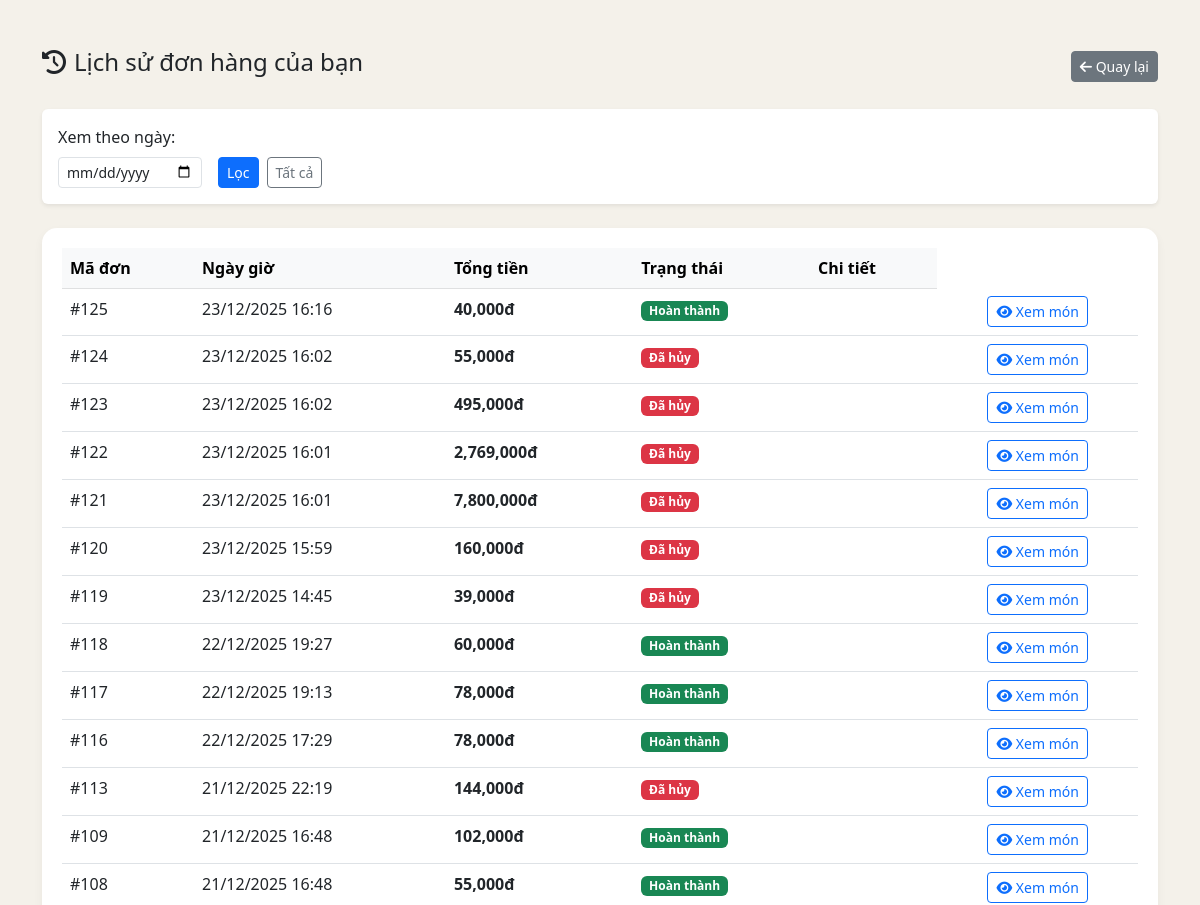
Before: /pos/history.php (signed in, upper part) with the older database file.
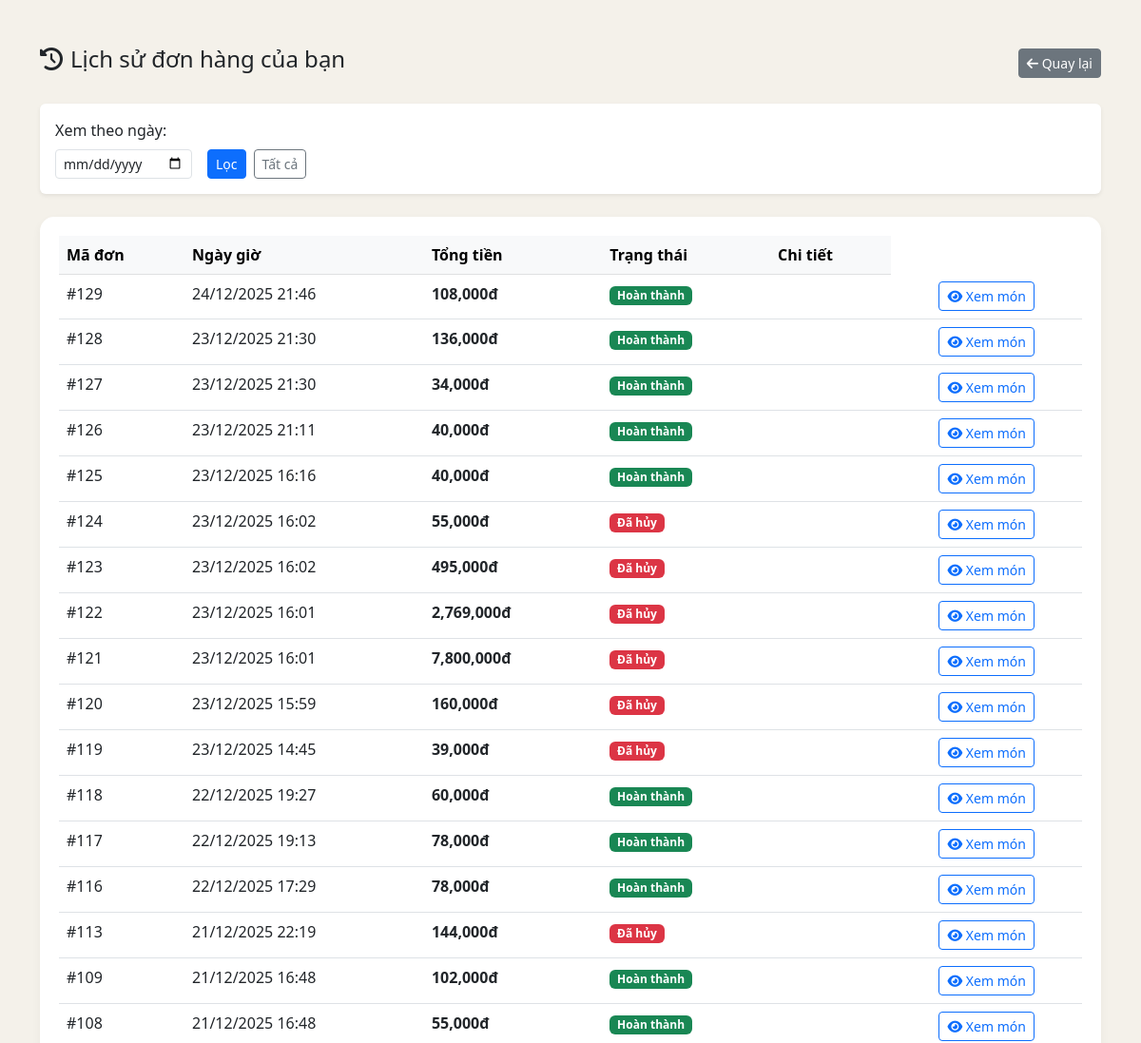
After: the same page with the newer database file.
### tables this page shows
CREATE TABLE `orders` (
  `id` int(11) NOT NULL,
  `user_id` int(11) NOT NULL DEFAULT 1,
  `order_date` datetime NOT NULL DEFAULT current_timestamp(),
  `total_price` int(11) NOT NULL,
  `payment_method` varchar(50) DEFAULT 'cash' COMMENT 'cash hoặc transfer',
  `status` varchar(255) NOT NULL DEFAULT 'not_paid',
  `session_id` int(11) DEFAULT NULL,
  `voucher_code` varchar(50) DEFAULT NULL,
  `discount_percent` decimal(5,2) DEFAULT 0.00,
  `final_amount` decimal(10,2) DEFAULT 0.00
);

### pos/history.php (the view, shortened to what this page needs)
<?php
global $mysqli;
$user_id = $_SESSION['user_id'];
$filter_date = isset($_GET['date']) ? $_GET['date'] : '';
$where_clause = "WHERE user_id = $user_id";
$query = "SELECT * FROM orders $where_clause ORDER BY order_date DESC";
$result = $mysqli->query($query);
?>
<!DOCTYPE html>
<html lang="vi">
<head>
    <link href="https://cdn.jsdelivr.net/npm/bootstrap@5.3.0/dist/css/bootstrap.min.css" rel="stylesheet">
    <link rel="stylesheet" href="https://cdnjs.cloudflare.com/ajax/libs/font-awesome/6.4.0/css/all.min.css">
</head>
<body>
<div class="container py-5">
    <div class="d-flex justify-content-between align-items-center mb-4">
        <h4><i class="fa-solid fa-clock-rotate-left me-2"></i>Lịch sử đơn hàng của bạn</h4>
        <a href="index.php" class="btn btn-secondary btn-sm"><i class="fa-solid fa-arrow-left"></i> Quay lại</a>
    </div>
    <div class="card mb-4 border-0 shadow-sm">
        <div class="card-body">
            <form class="row g-3" method="GET">
                <div class="col-auto">
                    <label class="form-label">Xem theo ngày:</label>
                    <input type="date" name="date" class="form-control form-control-sm" value="<?= $filter_date ?>">
                </div>
                <div class="col-auto d-flex align-items-end">
                    <button type="submit" class="btn btn-primary btn-sm me-2">Lọc</button>
                    <a href="history.php" class="btn btn-outline-secondary btn-sm">Tất cả</a>
                </div>
            </form>
        </div>
    </div>
    <div class="table-container">
        <table class="table table-hover">
            <thead class="table-light">
                <tr>
                    <th>Mã đơn</th>
                    <th>Ngày giờ</th>
                    <th>Tổng tiền</th>
                    <th>Trạng thái</th>
                    <th>Chi tiết</th>
                </tr>
            </thead>
            <tbody>
                <?php if ($result->num_rows > 0): ?>
                    <?php while($row = $result->fetch_assoc()): ?>
                    <tr>
                        <td>#<?= $row['id'] ?></td>
                        <td><?= date('d/m/Y H:i', strtotime($row['order_date'])) ?></td>
                        <td class="fw-bold"><?= number_format($row['total_price']) ?>đ</td>
                        <td>
                            <?php
                            switch ($row['status']) {
                                case 'not_paid':
                                    echo '<span class="badge bg-warning text-dark">Chờ xử lý</span>';
                                    break;
                                case 'paid':
                                    echo '<span class="badge bg-success">Hoàn thành</span>';
                                    break;
                                case 'canceled':
                                    echo '<span class="badge bg-danger">Đã hủy</span>';
                                    break;
                            }
                            ?>
                        <td>
                            <td class="text-center">
    <button class="btn btn-sm btn-outline-primary btn-view-detail"
            data-id="<?= $row['id'] ?>">
        <i class="fa-solid fa-eye"></i> Xem món
    </button>
</td>
                        </td>
                    </tr>
                    <?php endwhile; ?>
                <?php else: ?>
                    <tr><td colspan="5" class="text-center text-muted">Bạn chưa có đơn hàng nào trong ngày này.</td></tr>
                <?php endif; ?>
            </tbody>
        </table>
    </div>
</div>
</body>
</html>

### pos/history.php (style rules this page uses)
body { background-color: #f4f1ea; }
.table-container { background: white; border-radius: 15px; padding: 20px; box-shadow: 0 4px 10px rgba(0,0,0,0.05); }

Changed rows visible on the page:
added orders: id "129", order_date "24/12/2025 21:46", total_price "108,000", status "Hoàn thành"
added orders: id "128", order_date "23/12/2025 21:30", total_price "136,000", status "Hoàn thành"
added orders: id "127", order_date "23/12/2025 21:30", total_price "34,000", status "Hoàn thành"
added orders: id "126", order_date "23/12/2025 21:11", total_price "40,000", status "Hoàn thành"
